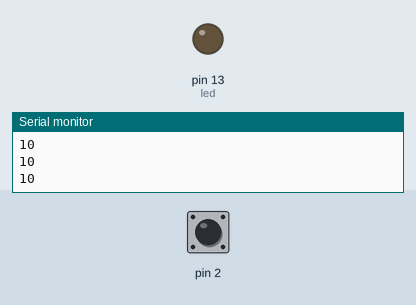
Simulated run of this sketch. Board: Arduino Uno, built with avr-gcc and run on an emulated ATmega328P. On the bench: output pins drawn as LEDs (lit = HIGH), the last lines printed to the serial monitor. The test bench sets the inputs (shaded band); at power-on: pin 2 HIGH.

Above: at 2.8 s.
2.9 s: pin 2 pulled LOW for 3.2 s
At 4.3 s:
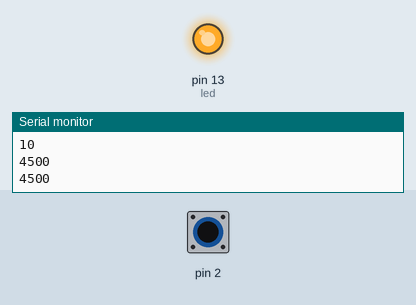
Timing chart, 0 to 8.5 s (numbered marks = the images above; inputs shaded):
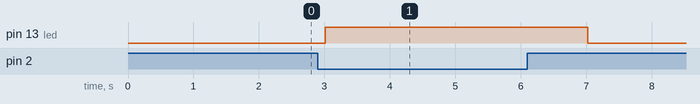

Measured:
- after the input at 2.9 s, pin 13 (led): LOW → HIGH after 0.11 s, → LOW 4.0 s later

The sketch:

CapSenseTest.ino
```cpp
// (licence header left out)
/*
  CapSenseTest.ino

  Preminary test of bare capacitive proximity sensing (over ~10cm distance).

  Notes:
      20140906: Turns on on-board Uno LED when close object/hand detected; affected by laptop/Uno/USB combo mains powered or not (needs auto-recalibration).
      20140906: CapacitiveSensor all defaults, pins 4&2 on Uno, 4.7M resistor, THRESH=128, have to touch wire sensor or insulation to activate.
      20140906: CapacitiveSensor all defaults, pins 4&2 on Uno, 4.7M resistor, THRESH=32, within ~2cm of 10cm stiff wire sensor activates.
      20140906: CapacitiveSensor all defaults, pins 4&2 on Uno, 4.7M resistor, THRESH=32, 5cmX5cm PCB groundplane as sensor ~3cm detection.  (Laptop not connected to mains.)
      20140906: CapacitiveSensor all defaults, pins 4&2 on Uno, 4.7M resistor, THRESH=32, 30xmX30cm tin foil sheet as sensor >10cm detection.  (Laptop not connected to mains.)
 */


// See: http://playground.arduino.cc/Main/CapacitiveSensor
// CapSense 04 or newer
// https://github.com/arduino-libraries/CapacitiveSensor/zipball/master
#include <CapacitiveSensor.h>


#include <avr/power.h>
#include <avr/sleep.h>
#include <avr/wdt.h>
#include <util/delay_basic.h>


// Pin 13 has an LED connected on most Arduino boards.
// give it a name:
const int led = 13;

// Resistor (>=1Mohm) between pins 4 and 2, pin 2 is sensor pin, add wire/foil.
static CapacitiveSensor cs_4_2 = CapacitiveSensor(4, 2);


// the setup routine runs once when you press reset:
void setup() {
  // initialize the LED digital pin as an output.
  pinMode(led, OUTPUT);
  Serial.begin(4800);
}


// Sleep for specified number of milliseconds (approx), in as low-power mode as possible.
void sleepFor(const int ms) {
  delay(ms);
}

#define CYCLE_MS 1000
#define LED_ON_MS 1 // Minimum blip on per cycle; just perceptible.

// THRES=128 requires touch with 10cm wire sensor, no false +ves
// THREH=32 activates from ~2cm away with 10cm wire sensor, no false +ves
#define THRESH 32


// the loop routine runs over and over again forever:
void loop() {

  const long total = cs_4_2.capacitiveSensor(30);
  Serial.println(total);

  digitalWrite(led, HIGH);
  if(total < THRESH) { delay(LED_ON_MS); digitalWrite(led, LOW); }
  delay(CYCLE_MS - LED_ON_MS); // Busy sleep, burning CPU cycles.
}
```
